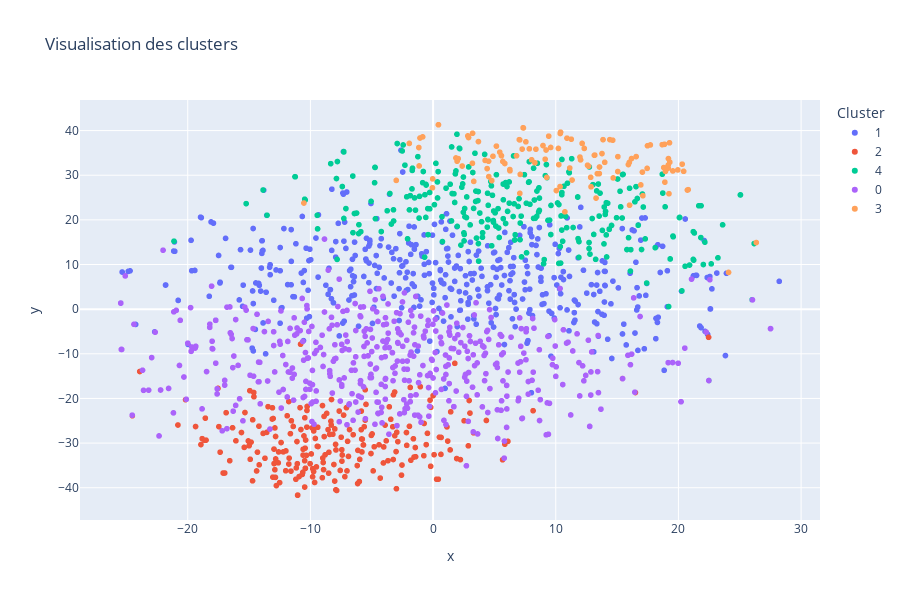

Notebook code for this chart:
### Code cell
from numpy import stack

X = stack(df['doc_vector'].values)  # Matrice des vecteurs
visualize_clusters_2d(X, df['cluster'], method='tsne')

### Figure 1 — Plotly figure (JSON) as saved in the notebook; plotly's stock layout.template omitted (floating-point values rounded to 4 significant figures; data arrays with more than 128 entries replaced by an {"elided": "..."} marker saying what was removed)
{"data": [{"hovertemplate": "Cluster=1<br>x=%{x}<br>y=%{y}<extra></extra>", "legendgroup": "1", "marker": {"color": "#636efa", "size": 6, "symbol": "circle"}, "mode": "markers", "name": "1", "showlegend": true, "type": "scattergl", "x": {"elided": "438 float values"}, "xaxis": "x", "y": {"elided": "438 float values"}, "yaxis": "y"}, {"hovertemplate": "Cluster=2<br>x=%{x}<br>y=%{y}<extra></extra>", "legendgroup": "2", "marker": {"color": "#EF553B", "size": 6, "symbol": "circle"}, "mode": "markers", "name": "2", "showlegend": true, "type": "scattergl", "x": {"elided": "230 float values"}, "xaxis": "x", "y": {"elided": "230 float values"}, "yaxis": "y"}, {"hovertemplate": "Cluster=4<br>x=%{x}<br>y=%{y}<extra></extra>", "legendgroup": "4", "marker": {"color": "#00cc96", "size": 6, "symbol": "circle"}, "mode": "markers", "name": "4", "showlegend": true, "type": "scattergl", "x": {"elided": "278 float values"}, "xaxis": "x", "y": {"elided": "278 float values"}, "yaxis": "y"}, {"hovertemplate": "Cluster=0<br>x=%{x}<br>y=%{y}<extra></extra>", "legendgroup": "0", "marker": {"color": "#ab63fa", "size": 6, "symbol": "circle"}, "mode": "markers", "name": "0", "showlegend": true, "type": "scattergl", "x": {"elided": "478 float values"}, "xaxis": "x", "y": {"elided": "478 float values"}, "yaxis": "y"}, {"hovertemplate": "Cluster=3<br>x=%{x}<br>y=%{y}<extra></extra>", "legendgroup": "3", "marker": {"color": "#FFA15A", "size": 6, "symbol": "circle"}, "mode": "markers", "name": "3", "showlegend": true, "type": "scattergl", "x": [7.065, 7.028, 10.05, 10.37, 3.204, 5.436, 12.33, 13.15, 19.23, 8.301, 13.18, 16.93, 4.406, 0.4361, 18.68, 13.77, 6.256, 12.68, 10.22, 2.372, -3.003, 24.09, 18.86, 11.14, -1.067, 13.85, 7.104, -1.161, 6.801, 15.06, 11.97, 17.06, 9.427, -0.03434, 12.15, 5.161, 16.02, 4.543, 14.68, 4.243, 12.02, 18.8, 4.783, 7.26, 1.864, 13.57, 7.565, 13.99, 9.21, -10.53, -0.8502, 20.73, 6.267, 16.0, 14.64, 10.25, 5.683, 10.35, 7.846, 17.48, 3.218, 8.381, 2.047, 5.572, 10.39, 11.33, 15.06, 17.1, 19.17, 19.16, 17.71, 20.43, 9.587, 19.54, 13.55, 4.524, 12.85, 16.55, 19.27, 7.361, 12.88, 20.8, 18.9, 7.339, 12.59, 2.888, 2.83, 19.95, 17.45, 4.882, 19.3, -0.05284, 15.92, 18.94, 10.75, 19.19, 8.959, 5.848, 9.262, 3.314, 3.698, 13.39, 0.4361, -1.137, 7.07, 1.957, 20.31, 14.41, -1.937, 10.91, 16.18, 9.135, 13.28, 11.27, 26.35, 8.032], "xaxis": "x", "y": [37.91, 37.96, 26.56, 39.35, 32.66, 35.16, 36.0, 34.47, 25.86, 32.79, 34.51, 27.83, 31.48, 41.3, 36.84, 34.85, 31.27, 32.02, 36.0, 32.06, 28.84, 8.232, 36.91, 31.61, 38.34, 37.97, 30.18, 36.2, 34.36, 34.16, 34.06, 30.7, 38.75, 29.18, 37.12, 36.51, 23.29, 29.69, 29.39, 33.32, 33.43, 31.71, 28.79, 35.85, 33.87, 31.84, 37.47, 32.89, 35.65, 23.77, 38.58, 26.68, 30.98, 32.89, 37.84, 32.37, 33.08, 27.46, 35.92, 36.6, 39.39, 35.83, 33.72, 34.37, 39.64, 28.92, 30.82, 25.41, 32.26, 31.57, 36.78, 30.87, 36.21, 30.96, 30.36, 33.13, 29.53, 34.17, 37.26, 40.58, 27.41, 26.76, 28.44, 40.63, 32.24, 38.44, 38.81, 31.18, 31.53, 34.24, 32.91, 27.17, 32.39, 30.86, 21.79, 33.72, 36.65, 32.62, 29.51, 28.62, 37.53, 30.35, 41.3, 32.08, 25.94, 33.14, 32.47, 37.97, 37.12, 38.3, 33.73, 33.58, 24.88, 38.06, 14.91, 33.46], "yaxis": "y"}], "layout": {"height": 600, "legend": {"title": {"text": "Cluster"}, "tracegroupgap": 0}, "title": {"text": "Visualisation des clusters"}, "width": 900, "xaxis": {"anchor": "y", "domain": [0, 1], "title": {"text": "x"}}, "yaxis": {"anchor": "x", "domain": [0, 1], "title": {"text": "y"}}}}
